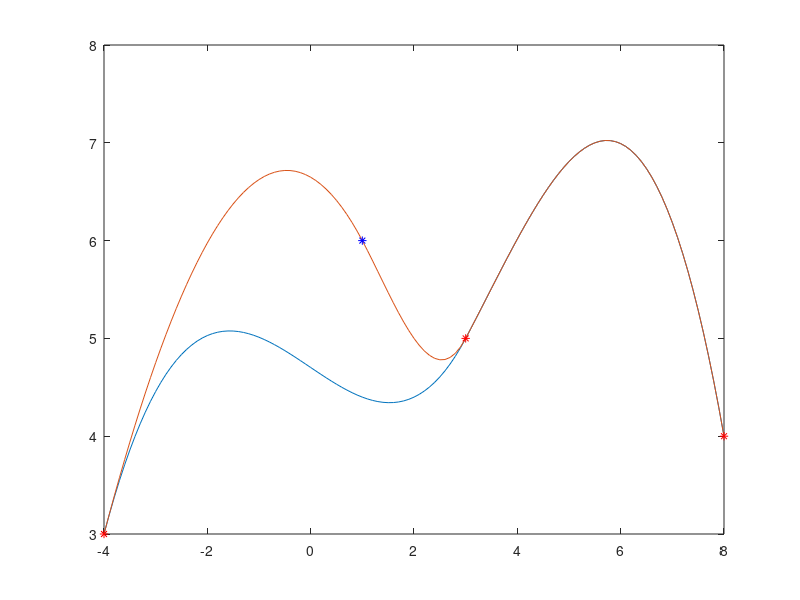

The MATLAB script that drew this image:
clc
clear
close all
%all the data are derived from C++ code.

x= [-4,3,8];
y= [3,5,4];


p1 = [3 3.19413 3.37672 3.54807 3.70848 3.85824 3.99764 4.127 4.2466 4.35674 4.45773 4.54985 4.6334 4.70869 4.776 4.83564 4.88791 4.93309 4.9715 5.00342 5.02915 5.049 5.06325 5.07221 5.07617 5.07544 5.0703 5.06105 5.048 5.03144 5.01166 4.98897 4.96366 4.93603 4.90638 4.875 4.84219 4.80825 4.77348 4.73817 4.70262 4.66713 4.632 4.59752 4.56399 4.53171 4.50097 4.47207 4.44532 4.421 4.39942 4.38087 4.36564 4.35405 4.34638 4.34293 4.344 4.34989 4.36089 4.3773 4.39942 4.42754 4.46197 4.503 4.55093 4.60605 4.66866 4.73907 4.81756 4.90444 5 5.10074 5.20269 5.30547 5.4087 5.512 5.61498 5.71725 5.81843 5.91814 6.016 6.11162 6.20461 6.29459 6.38118 6.464 6.54266 6.61677 6.68595 6.74982 6.808 6.8601 6.90573 6.94451 6.97606 7 7.01594 7.02349 7.02227 7.0119 6.992 6.96218 6.92205 6.87123 6.80934 6.736 6.65082 6.55341 6.44339 6.32038 6.184 6.03386 5.86957 5.69075 5.49702 5.288 5.0633 4.82253 4.56531 4.29126 4 4];

t = [-4 -3.9 -3.8 -3.7 -3.6 -3.5 -3.4 -3.3 -3.2 -3.1 -3 -2.9 -2.8 -2.7 -2.6 -2.5 -2.4 -2.3 -2.2 -2.1 -2 -1.9 -1.8 -1.7 -1.6 -1.5 -1.4 -1.3 -1.2 -1.1 -1 -0.9 -0.8 -0.7 -0.6 -0.5 -0.4 -0.3 -0.2 -0.1 2.41474e-15 0.1 0.2 0.3 0.4 0.5 0.6 0.7 0.8 0.9 1 1.1 1.2 1.3 1.4 1.5 1.6 1.7 1.8 1.9 2 2.1 2.2 2.3 2.4 2.5 2.6 2.7 2.8 2.9 3 3.1 3.2 3.3 3.4 3.5 3.6 3.7 3.8 3.9 4 4.1 4.2 4.3 4.4 4.5 4.6 4.7 4.8 4.9 5 5.1 5.2 5.3 5.4 5.5 5.6 5.7 5.8 5.9 6 6.1 6.2 6.3 6.4 6.5 6.6 6.7 6.8 6.9 7 7.1 7.2 7.3 7.4 7.5 7.6 7.7 7.8 7.9 8 8];

p2 = [ 3 3.19759 3.39034 3.57818 3.76109 3.939 4.11187 4.27966 4.4423 4.59977 4.752 4.89895 5.04058 5.17682 5.30765 5.433 5.55283 5.6671 5.77574 5.87873 5.976 6.06751 6.15322 6.23306 6.30701 6.375 6.43699 6.49294 6.54278 6.58649 6.624 6.65527 6.68026 6.6989 6.71117 6.717 6.71635 6.70918 6.69542 6.67505 6.648 6.61423 6.5737 6.52634 6.47213 6.411 6.34291 6.26782 6.18566 6.09641 6 5.89775 5.792 5.68425 5.576 5.46875 5.364 5.26325 5.168 5.07975 5 4.93025 4.872 4.82675 4.796 4.78125 4.784 4.80575 4.848 4.91225 5 5.10074 5.20269 5.30547 5.4087 5.512 5.61498 5.71725 5.81843 5.91814 6.016 6.11162 6.20461 6.29459 6.38118 6.464 6.54266 6.61677 6.68595 6.74982 6.808 6.8601 6.90573 6.94451 6.97606 7 7.01594 7.02349 7.02227 7.0119 6.992 6.96218 6.92205 6.87123 6.80934 6.736 6.65082 6.55341 6.44339 6.32038 6.184 6.03386 5.86957 5.69075 5.49702 5.288 5.0633 4.82253 4.56531 4.29126 4 4];





plot(t,p1)

hold on 
plot(t,p2)
plot(x,y,'r*')
plot(1,6,'b*')